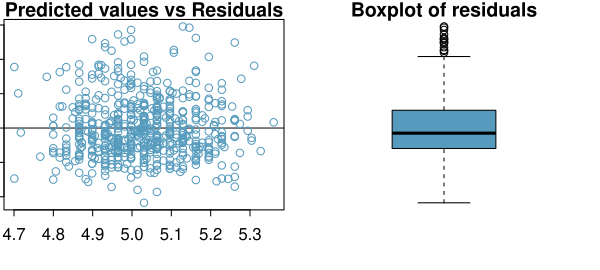

Here is the R script that generated this plot:

library(openintro)
data(COL)

height.logweight.residuals = residuals(lm(log(weight) ~ height, data=famuss))
height.logweight.predicted = predict(lm(log(weight) ~ height, data=famuss))

myPDF("famussHeightLogWeightResidualPlot.pdf", 6, 2.7,
      mfrow = c(1, 2),
      mgp = c(2, 0.7, 0),
      mar = c(3, 0.2, 1, 0.8))
plot(height.logweight.predicted, height.logweight.residuals, col=COL[1], main = "Predicted values vs Residuals",
     ylab = " ", xlab = " ", abline(h = 0))
boxplot(height.logweight.residuals, col=COL[1], main="Boxplot of residuals", axes=FALSE)

#par(mar = c(3,4,1,0))


#axis(1)
#axis(2)
dev.off()
